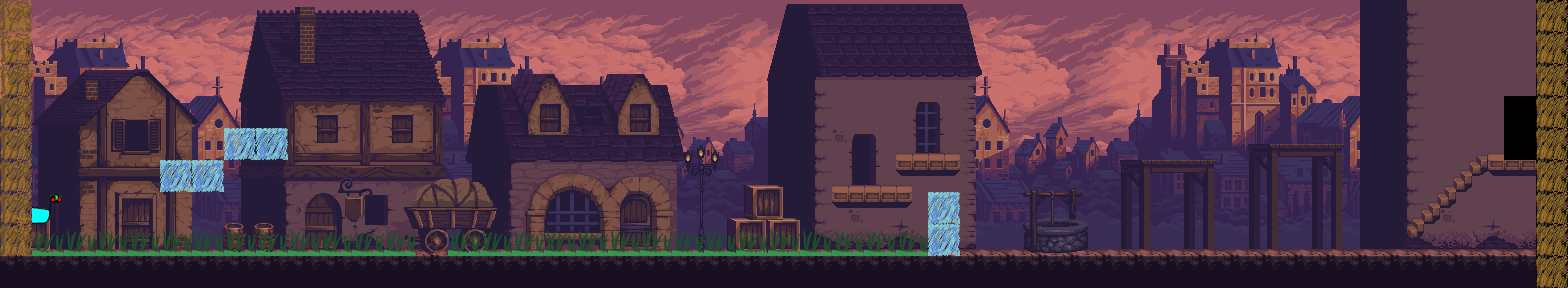

Below is a game level as drawn by its tile map, then a one-line description and the .tmx file that defines it, in full:
An orthogonal 49x9 tile map with 32x32 px tiles, 3 tile layers (roomstuff, overlay, npcs), 3 hidden layers not drawn, 1 image layer.

<map version="1.4" tiledversion="1.4.1" orientation="orthogonal" renderorder="right-down" width="49" height="9" tilewidth="32" tileheight="32" infinite="0" nextlayerid="20" nextobjectid="1">
 <tileset firstgid="1" source="../../tileset.tsx" />
 <imagelayer id="19" name="Background">
  <image source="environment-preview.png" width="1536" height="288" />
 </imagelayer>
 <layer id="13" name="collision" width="49" height="9" visible="0">
  <data encoding="csv">
1,0,0,0,0,0,0,0,0,0,0,0,0,0,0,0,0,0,0,0,0,0,0,0,0,0,0,0,0,0,0,0,0,0,0,0,0,0,0,0,0,0,0,0,0,0,0,0,1,
1,0,0,0,0,0,0,0,0,0,0,0,0,0,0,0,0,0,0,0,0,0,0,0,0,0,0,0,0,0,0,0,0,0,0,0,0,0,0,0,0,0,0,0,0,0,0,0,1,
1,0,0,0,0,0,0,0,0,0,0,0,0,0,0,0,0,0,0,0,0,0,0,0,0,0,0,0,0,0,0,0,0,0,0,0,0,0,0,0,0,0,0,0,0,0,0,0,1,
1,0,0,0,0,0,0,0,0,0,0,0,0,0,0,0,0,0,0,0,0,0,0,0,0,0,0,0,0,0,0,0,0,0,0,0,0,0,0,0,0,0,0,0,0,0,0,0,1,
1,0,0,0,0,0,0,1,1,0,0,0,0,0,0,0,0,0,0,0,0,0,0,0,0,0,0,0,0,0,0,0,0,0,0,0,0,0,0,0,0,0,0,0,0,0,0,0,1,
1,0,0,0,0,1,1,0,0,0,0,0,0,0,0,0,0,0,0,0,0,0,0,0,0,0,0,0,0,0,0,0,0,0,0,0,0,0,0,0,0,0,0,0,0,0,1,1,1,
1,0,0,0,0,0,0,0,0,0,0,0,0,0,0,0,0,0,0,0,0,0,0,0,0,0,0,0,0,1,0,0,0,0,0,0,0,0,0,0,0,0,0,0,0,1,1,1,1,
1,0,0,0,0,0,0,0,0,0,0,0,0,0,0,0,0,0,0,0,0,0,0,0,0,0,0,0,0,1,0,0,0,0,0,0,0,0,0,0,0,0,0,0,1,1,1,1,1,
1,1,1,1,1,1,1,1,1,1,1,1,1,1,1,1,1,1,1,1,1,1,1,1,1,1,1,1,1,1,1,1,1,1,1,1,1,1,1,1,1,1,1,1,1,1,1,1,1
</data>
 </layer>
 <layer id="14" name="roomstuff" width="49" height="9">
  <data encoding="csv">
0,0,0,0,0,0,0,0,0,0,0,0,0,0,0,0,0,0,0,0,0,0,0,0,0,0,0,0,0,0,0,0,0,0,0,0,0,0,0,0,0,0,0,0,0,0,0,0,0,
0,0,0,0,0,0,0,0,0,0,0,0,0,0,0,0,0,0,0,0,0,0,0,0,0,0,0,0,0,0,0,0,0,0,0,0,0,0,0,0,0,0,0,0,0,0,0,0,0,
0,0,0,0,0,0,0,0,0,0,0,0,0,0,0,0,0,0,0,0,0,0,0,0,0,0,0,0,0,0,0,0,0,0,0,0,0,0,0,0,0,0,0,0,0,0,0,0,0,
0,0,0,0,0,0,0,0,0,0,0,0,0,0,0,0,0,0,0,0,0,0,0,0,0,0,0,0,0,0,0,0,0,0,0,0,0,0,0,0,0,0,0,0,0,0,0,26,0,
0,0,0,0,0,0,0,0,0,0,0,0,0,0,0,0,0,0,0,0,0,0,0,0,0,0,0,0,0,0,0,0,0,0,0,0,0,0,0,0,0,0,0,0,0,0,0,26,0,
0,0,0,0,0,0,0,0,0,0,0,0,0,0,0,0,0,0,0,0,0,0,0,0,0,0,0,0,0,0,0,0,0,0,0,0,0,0,0,0,0,0,0,0,0,0,0,0,0,
0,0,0,0,0,0,0,0,0,0,0,0,0,0,0,0,0,0,0,0,0,0,0,0,0,0,0,0,0,0,0,0,0,0,0,0,0,0,0,0,0,0,0,0,0,0,0,0,0,
0,0,0,0,0,0,0,0,0,0,0,0,0,0,0,0,0,0,0,0,0,0,0,0,0,0,0,0,0,0,0,0,0,0,0,0,0,0,0,0,0,0,0,0,0,0,0,0,0,
0,0,0,0,0,0,0,0,0,0,0,0,0,0,0,0,0,0,0,0,0,0,0,0,0,0,0,0,0,0,0,0,0,0,0,0,0,0,0,0,0,0,0,0,0,0,0,0,0
</data>
 </layer>
 <layer id="15" name="overlay" width="49" height="9">
  <data encoding="csv">
3,0,0,0,0,0,0,0,0,0,0,0,0,0,0,0,0,0,0,0,0,0,0,0,0,0,0,0,0,0,0,0,0,0,0,0,0,0,0,0,0,0,0,0,0,0,0,0,3,
3,0,0,0,0,0,0,0,0,0,0,0,0,0,0,0,0,0,0,0,0,0,0,0,0,0,0,0,0,0,0,0,0,0,0,0,0,0,0,0,0,0,0,0,0,0,0,0,3,
3,0,0,0,0,0,0,0,0,0,0,0,0,0,0,0,0,0,0,0,0,0,0,0,0,0,0,0,0,0,0,0,0,0,0,0,0,0,0,0,0,0,0,0,0,0,0,0,3,
3,0,0,0,0,0,0,0,0,0,0,0,0,0,0,0,0,0,0,0,0,0,0,0,0,0,0,0,0,0,0,0,0,0,0,0,0,0,0,0,0,0,0,0,0,0,0,0,3,
3,0,0,0,0,0,0,6,6,0,0,0,0,0,0,0,0,0,0,0,0,0,0,0,0,0,0,0,0,0,0,0,0,0,0,0,0,0,0,0,0,0,0,0,0,0,0,0,3,
3,0,0,0,0,6,6,0,0,0,0,0,0,0,0,0,0,0,0,0,0,0,0,0,0,0,0,0,0,0,0,0,0,0,0,0,0,0,0,0,0,0,0,0,0,0,0,0,3,
3,0,0,0,0,0,0,0,0,0,0,0,0,0,0,0,0,0,0,0,0,0,0,0,0,0,0,0,0,6,0,0,0,0,0,0,0,0,0,0,0,0,0,0,0,0,0,0,3,
3,5,5,5,5,5,5,5,5,5,5,5,5,0,5,5,5,5,5,5,5,5,5,5,5,5,5,5,5,6,0,0,0,0,0,0,0,0,0,0,0,0,0,0,0,0,0,0,3,
0,0,0,0,0,0,0,0,0,0,0,0,0,0,0,0,0,0,0,0,0,0,0,0,0,0,0,0,0,0,0,0,0,0,0,0,0,0,0,0,0,0,0,0,0,0,0,0,3
</data>
 </layer>
 <layer id="16" name="npcs" width="49" height="9">
  <data encoding="csv">
0,0,0,0,0,0,0,0,0,0,0,0,0,0,0,0,0,0,0,0,0,0,0,0,0,0,0,0,0,0,0,0,0,0,0,0,0,0,0,0,0,0,0,0,0,0,0,0,0,
0,0,0,0,0,0,0,0,0,0,0,0,0,0,0,0,0,0,0,0,0,0,0,0,0,0,0,0,0,0,0,0,0,0,0,0,0,0,0,0,0,0,0,0,0,0,0,0,0,
0,0,0,0,0,0,0,0,0,0,0,0,0,0,0,0,0,0,0,0,0,0,0,0,0,0,0,0,0,0,0,0,0,0,0,0,0,0,0,0,0,0,0,0,0,0,0,0,0,
0,0,0,0,0,0,0,0,0,0,0,0,0,0,0,0,0,0,0,0,0,0,0,0,0,0,0,0,0,0,0,0,0,0,0,0,0,0,0,0,0,0,0,0,0,0,0,0,0,
0,0,0,0,0,0,0,0,0,0,0,0,0,0,0,0,0,0,0,0,0,0,0,0,0,0,0,0,0,0,0,0,0,0,0,0,0,0,0,0,0,0,0,0,0,0,0,0,0,
0,0,0,0,0,0,0,0,0,0,0,0,0,0,0,0,0,0,0,0,0,0,0,0,0,0,0,0,0,0,0,0,0,0,0,0,0,0,0,0,0,0,0,0,0,0,0,0,0,
0,8,0,0,0,0,0,0,0,0,0,0,0,0,0,0,0,0,0,0,0,0,0,0,0,0,0,0,0,0,0,0,0,0,0,0,0,0,0,0,0,0,0,0,0,0,0,0,0,
0,0,0,0,0,0,0,0,0,0,0,0,0,0,0,0,0,0,0,0,0,0,0,0,0,0,0,0,0,0,0,0,0,0,0,0,0,0,0,0,0,0,0,0,0,0,0,0,0,
0,0,0,0,0,0,0,0,0,0,0,0,0,0,0,0,0,0,0,0,0,0,0,0,0,0,0,0,0,0,0,0,0,0,0,0,0,0,0,0,0,0,0,0,0,0,0,0,0
</data>
 </layer>
 <layer id="17" name="items" width="49" height="9" visible="0">
  <data encoding="csv">
0,0,0,0,0,0,0,0,0,0,0,0,0,0,0,0,0,0,0,0,0,0,0,0,0,0,0,0,0,0,0,0,0,0,0,0,0,0,0,0,0,0,0,0,0,0,0,0,0,
0,0,0,0,0,0,0,0,0,0,0,0,0,0,0,0,0,0,0,0,0,0,0,0,0,0,0,0,0,0,0,0,0,0,0,0,0,0,0,0,0,0,0,0,0,0,0,0,0,
0,0,0,0,0,0,0,0,0,0,0,0,0,0,0,0,0,0,0,0,0,0,0,0,0,0,0,0,0,0,0,0,0,0,0,0,0,0,0,0,0,0,0,0,0,0,0,0,0,
0,0,0,0,0,0,0,16,0,0,0,0,0,0,0,0,0,0,0,0,0,0,0,0,0,0,0,0,0,0,0,0,0,0,0,0,0,0,0,0,0,0,0,0,0,0,0,0,0,
0,0,0,0,0,0,0,0,0,0,0,0,0,0,0,0,0,0,0,0,0,0,0,0,0,0,0,0,0,0,0,0,0,0,0,0,0,0,0,0,0,0,0,0,0,0,0,0,0,
0,0,0,0,0,0,0,0,0,0,0,0,0,0,0,0,0,0,0,0,0,0,0,0,0,0,0,0,0,0,0,0,0,0,0,0,0,0,0,0,0,0,0,0,0,0,0,0,0,
0,0,0,0,0,0,0,0,0,0,0,0,0,0,0,0,0,0,0,0,0,0,0,0,0,0,0,0,0,0,0,0,0,0,0,0,0,0,0,0,0,0,0,0,0,0,0,0,0,
0,0,0,0,0,0,0,0,0,0,0,0,0,0,0,0,0,0,0,0,0,0,0,0,0,0,0,0,0,0,0,0,0,0,0,0,0,0,0,0,0,0,0,0,0,0,0,0,0,
0,0,0,0,0,0,0,0,0,0,0,0,0,0,0,0,0,0,0,0,0,0,0,0,0,0,0,0,0,0,0,0,0,0,0,0,0,0,0,0,0,0,0,0,0,0,0,0,0
</data>
 </layer>
 <layer id="18" name="mobs" width="49" height="9" visible="0">
  <data encoding="csv">
0,0,0,0,0,0,0,0,0,0,0,0,0,0,0,0,0,0,0,0,0,0,0,0,0,0,0,0,0,0,0,0,0,0,0,0,0,0,0,0,0,0,0,0,0,0,0,0,0,
0,0,0,0,0,0,0,0,0,0,0,0,0,0,0,0,0,0,0,0,0,0,0,0,0,0,0,0,0,0,0,0,0,0,0,0,0,0,0,0,0,0,0,0,0,0,0,0,0,
0,0,0,0,0,0,0,0,0,0,0,0,0,0,0,0,0,0,0,0,0,0,0,0,0,0,0,0,0,0,0,0,0,0,0,0,0,0,0,0,0,0,0,0,0,0,0,0,0,
0,0,0,0,0,0,0,0,0,0,0,0,0,0,0,0,0,0,0,0,0,0,0,0,0,0,0,0,0,0,0,0,0,0,0,0,0,0,0,0,0,0,0,0,0,0,0,0,0,
0,0,0,0,0,0,0,0,0,0,0,0,0,0,0,0,0,0,0,0,0,0,0,0,0,0,0,0,0,0,0,0,0,0,0,0,0,0,0,0,0,0,0,0,0,0,0,0,0,
0,0,0,0,0,0,0,0,0,0,0,0,0,0,0,0,0,0,0,0,0,0,0,0,0,0,0,0,0,0,0,0,0,0,0,0,0,0,0,0,0,0,0,0,0,0,0,0,0,
0,0,0,0,0,0,0,0,0,0,0,0,0,0,0,0,0,0,0,0,0,0,0,0,0,0,0,0,0,0,0,0,0,0,19,0,0,19,0,0,0,0,0,0,0,0,0,0,0,
0,0,0,0,0,0,0,0,0,0,0,0,0,0,0,0,0,0,0,0,0,0,0,0,0,0,0,0,0,0,0,0,0,0,0,0,0,0,0,0,0,0,0,0,0,0,0,0,0,
0,0,0,0,0,0,0,0,0,0,0,0,0,0,0,0,0,0,0,0,0,0,0,0,0,0,0,0,0,0,0,0,0,0,0,0,0,0,0,0,0,0,0,0,0,0,0,0,0
</data>
 </layer>
</map>
